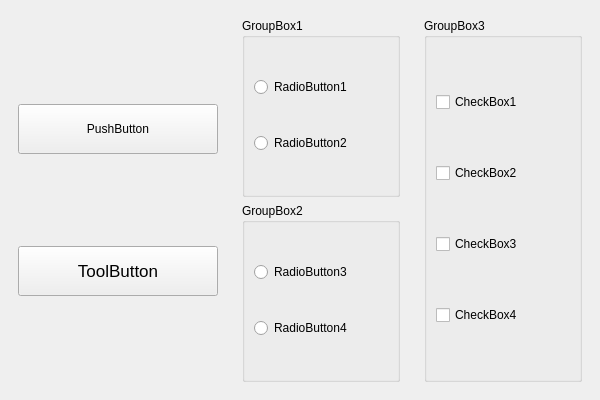
<?xml version="1.0" encoding="UTF-8"?>
<ui version="4.0">
 <class>MainWindow</class>
 <widget class="QMainWindow" name="MainWindow">
  <property name="geometry">
   <rect>
    <x>0</x>
    <y>0</y>
    <width>600</width>
    <height>400</height>
   </rect>
  </property>
  <property name="minimumSize">
   <size>
    <width>600</width>
    <height>400</height>
   </size>
  </property>
  <property name="maximumSize">
   <size>
    <width>600</width>
    <height>400</height>
   </size>
  </property>
  <property name="windowTitle">
   <string>UIButton</string>
  </property>
  <widget class="QWidget" name="centralwidget">
   <layout class="QHBoxLayout" name="horizontalLayout">
    <item>
     <widget class="QWidget" name="widget" native="true">
      <layout class="QVBoxLayout" name="verticalLayout">
       <item>
        <widget class="QPushButton" name="pushButton">
         <property name="minimumSize">
          <size>
           <width>100</width>
           <height>50</height>
          </size>
         </property>
         <property name="text">
          <string>PushButton</string>
         </property>
        </widget>
       </item>
       <item>
        <widget class="QToolButton" name="toolButton">
         <property name="minimumSize">
          <size>
           <width>200</width>
           <height>50</height>
          </size>
         </property>
         <property name="font">
          <font>
           <pointsize>13</pointsize>
          </font>
         </property>
         <property name="tabletTracking">
          <bool>false</bool>
         </property>
         <property name="focusPolicy">
          <enum>Qt::TabFocus</enum>
         </property>
         <property name="layoutDirection">
          <enum>Qt::LeftToRight</enum>
         </property>
         <property name="text">
          <string>ToolButton</string>
         </property>
         <property name="icon">
          <iconset resource="image.qrc">
           <normaloff>:/source/LiAo.jpeg</normaloff>:/source/LiAo.jpeg</iconset>
         </property>
         <property name="iconSize">
          <size>
           <width>32</width>
           <height>32</height>
          </size>
         </property>
         <property name="checkable">
          <bool>false</bool>
         </property>
         <property name="autoRepeat">
          <bool>false</bool>
         </property>
         <property name="autoExclusive">
          <bool>false</bool>
         </property>
         <property name="popupMode">
          <enum>QToolButton::DelayedPopup</enum>
         </property>
         <property name="toolButtonStyle">
          <enum>Qt::ToolButtonTextUnderIcon</enum>
         </property>
         <property name="autoRaise">
          <bool>false</bool>
         </property>
         <property name="arrowType">
          <enum>Qt::NoArrow</enum>
         </property>
        </widget>
       </item>
      </layout>
     </widget>
    </item>
    <item>
     <widget class="QWidget" name="widget_2" native="true">
      <layout class="QVBoxLayout" name="verticalLayout_3">
       <item>
        <widget class="QGroupBox" name="groupBox">
         <property name="title">
          <string>GroupBox1</string>
         </property>
         <layout class="QVBoxLayout" name="verticalLayout_2">
          <item>
           <widget class="QRadioButton" name="radioButton1">
            <property name="text">
             <string>RadioButton1</string>
            </property>
           </widget>
          </item>
          <item>
           <widget class="QRadioButton" name="radioButton2">
            <property name="text">
             <string>RadioButton2</string>
            </property>
           </widget>
          </item>
         </layout>
        </widget>
       </item>
       <item>
        <widget class="QGroupBox" name="groupBox_2">
         <property name="title">
          <string>GroupBox2</string>
         </property>
         <layout class="QVBoxLayout" name="verticalLayout_4">
          <item>
           <widget class="QRadioButton" name="radioButton3">
            <property name="text">
             <string>RadioButton3</string>
            </property>
           </widget>
          </item>
          <item>
           <widget class="QRadioButton" name="radioButton4">
            <property name="text">
             <string>RadioButton4</string>
            </property>
           </widget>
          </item>
         </layout>
        </widget>
       </item>
      </layout>
     </widget>
    </item>
    <item>
     <widget class="QWidget" name="widget_3" native="true">
      <layout class="QGridLayout" name="gridLayout">
       <item row="0" column="0">
        <widget class="QGroupBox" name="groupBox_3">
         <property name="title">
          <string>GroupBox3</string>
         </property>
         <layout class="QVBoxLayout" name="verticalLayout_5">
          <item>
           <widget class="QCheckBox" name="checkBox1">
            <property name="text">
             <string>CheckBox1</string>
            </property>
            <property name="tristate">
             <bool>true</bool>
            </property>
           </widget>
          </item>
          <item>
           <widget class="QCheckBox" name="checkBox2">
            <property name="text">
             <string>CheckBox2</string>
            </property>
            <property name="tristate">
             <bool>true</bool>
            </property>
           </widget>
          </item>
          <item>
           <widget class="QCheckBox" name="checkBox3">
            <property name="text">
             <string>CheckBox3</string>
            </property>
           </widget>
          </item>
          <item>
           <widget class="QCheckBox" name="checkBox4">
            <property name="text">
             <string>CheckBox4</string>
            </property>
           </widget>
          </item>
         </layout>
        </widget>
       </item>
      </layout>
     </widget>
    </item>
   </layout>
  </widget>
 </widget>
 <resources>
  <include location="image.qrc"/>
 </resources>
 <connections/>
</ui>
